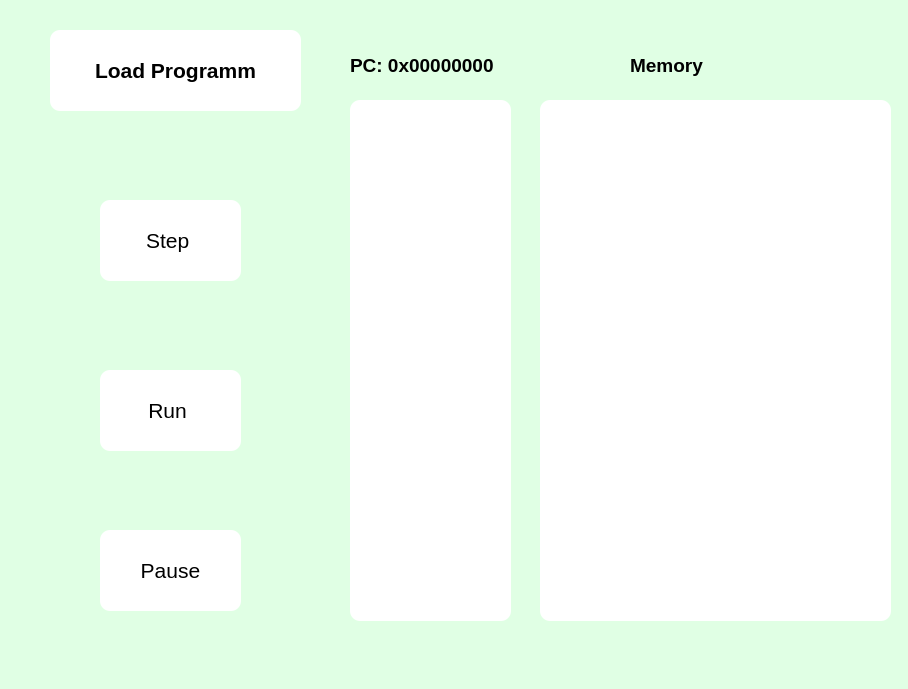
<?xml version="1.0" encoding="UTF-8"?>
<ui version="4.0">
 <class>MainWindow</class>
 <widget class="QMainWindow" name="MainWindow">
  <property name="geometry">
   <rect>
    <x>0</x>
    <y>0</y>
    <width>908</width>
    <height>689</height>
   </rect>
  </property>
  <property name="windowTitle">
   <string>MainWindow</string>
  </property>
  <property name="styleSheet">
   <string notr="true">
background-color: rgb(224, 255, 228);</string>
  </property>
  <widget class="QWidget" name="centralwidget">
   <widget class="QPushButton" name="loadButton">
    <property name="geometry">
     <rect>
      <x>50</x>
      <y>30</y>
      <width>251</width>
      <height>81</height>
     </rect>
    </property>
    <property name="font">
     <font>
      <family>Arial</family>
      <pointsize>16</pointsize>
      <bold>true</bold>
     </font>
    </property>
    <property name="styleSheet">
     <string notr="true">background-color: rgb(255, 255, 255);
color: rgb(0, 0, 0);
border-radius: 10px;</string>
    </property>
    <property name="text">
     <string>Load Programm</string>
    </property>
   </widget>
   <widget class="QPushButton" name="stepButton">
    <property name="geometry">
     <rect>
      <x>100</x>
      <y>200</y>
      <width>141</width>
      <height>81</height>
     </rect>
    </property>
    <property name="font">
     <font>
      <family>Arial</family>
      <pointsize>16</pointsize>
     </font>
    </property>
    <property name="styleSheet">
     <string notr="true">background-color: rgb(255, 255, 255);
color: rgb(0, 0, 0);
border-radius: 10px;</string>
    </property>
    <property name="text">
     <string>Step </string>
    </property>
    <property name="flat">
     <bool>false</bool>
    </property>
   </widget>
   <widget class="QPushButton" name="runButton">
    <property name="geometry">
     <rect>
      <x>100</x>
      <y>370</y>
      <width>141</width>
      <height>81</height>
     </rect>
    </property>
    <property name="font">
     <font>
      <family>Arial</family>
      <pointsize>16</pointsize>
     </font>
    </property>
    <property name="styleSheet">
     <string notr="true">background-color: rgb(255, 255, 255);
color: rgb(0, 0, 0);
border-radius: 10px;</string>
    </property>
    <property name="text">
     <string>Run </string>
    </property>
   </widget>
   <widget class="QPushButton" name="pauseButton">
    <property name="geometry">
     <rect>
      <x>100</x>
      <y>530</y>
      <width>141</width>
      <height>81</height>
     </rect>
    </property>
    <property name="font">
     <font>
      <family>Arial</family>
      <pointsize>16</pointsize>
      <bold>false</bold>
     </font>
    </property>
    <property name="styleSheet">
     <string notr="true">background-color: rgb(255, 255, 255);
color: rgb(0, 0, 0);
border-radius: 10px;</string>
    </property>
    <property name="text">
     <string>Pause</string>
    </property>
   </widget>
   <widget class="QLabel" name="pcLabel">
    <property name="geometry">
     <rect>
      <x>350</x>
      <y>40</y>
      <width>161</width>
      <height>51</height>
     </rect>
    </property>
    <property name="font">
     <font>
      <family>Arial</family>
      <pointsize>14</pointsize>
      <bold>true</bold>
     </font>
    </property>
    <property name="layoutDirection">
     <enum>Qt::LeftToRight</enum>
    </property>
    <property name="text">
     <string>PC: 0x00000000</string>
    </property>
   </widget>
   <widget class="QPlainTextEdit" name="registersText">
    <property name="geometry">
     <rect>
      <x>350</x>
      <y>100</y>
      <width>161</width>
      <height>521</height>
     </rect>
    </property>
    <property name="font">
     <font>
      <family>Arial</family>
      <pointsize>10</pointsize>
      <bold>true</bold>
     </font>
    </property>
    <property name="styleSheet">
     <string notr="true">background-color: rgb(255, 255, 255);
color: rgb(0, 0, 0);
border-radius: 10px;</string>
    </property>
   </widget>
   <widget class="QPlainTextEdit" name="memoryText">
    <property name="geometry">
     <rect>
      <x>540</x>
      <y>100</y>
      <width>351</width>
      <height>521</height>
     </rect>
    </property>
    <property name="styleSheet">
     <string notr="true">background-color: rgb(255, 255, 255);
color: rgb(0, 0, 0);
border-radius: 10px;</string>
    </property>
   </widget>
   <widget class="QLabel" name="label">
    <property name="geometry">
     <rect>
      <x>630</x>
      <y>40</y>
      <width>121</width>
      <height>51</height>
     </rect>
    </property>
    <property name="font">
     <font>
      <family>Arial</family>
      <pointsize>14</pointsize>
      <bold>true</bold>
     </font>
    </property>
    <property name="text">
     <string>Memory</string>
    </property>
   </widget>
  </widget>
  <widget class="QMenuBar" name="menubar">
   <property name="geometry">
    <rect>
     <x>0</x>
     <y>0</y>
     <width>908</width>
     <height>25</height>
    </rect>
   </property>
  </widget>
  <widget class="QStatusBar" name="statusbar"/>
 </widget>
 <resources/>
 <connections/>
</ui>
